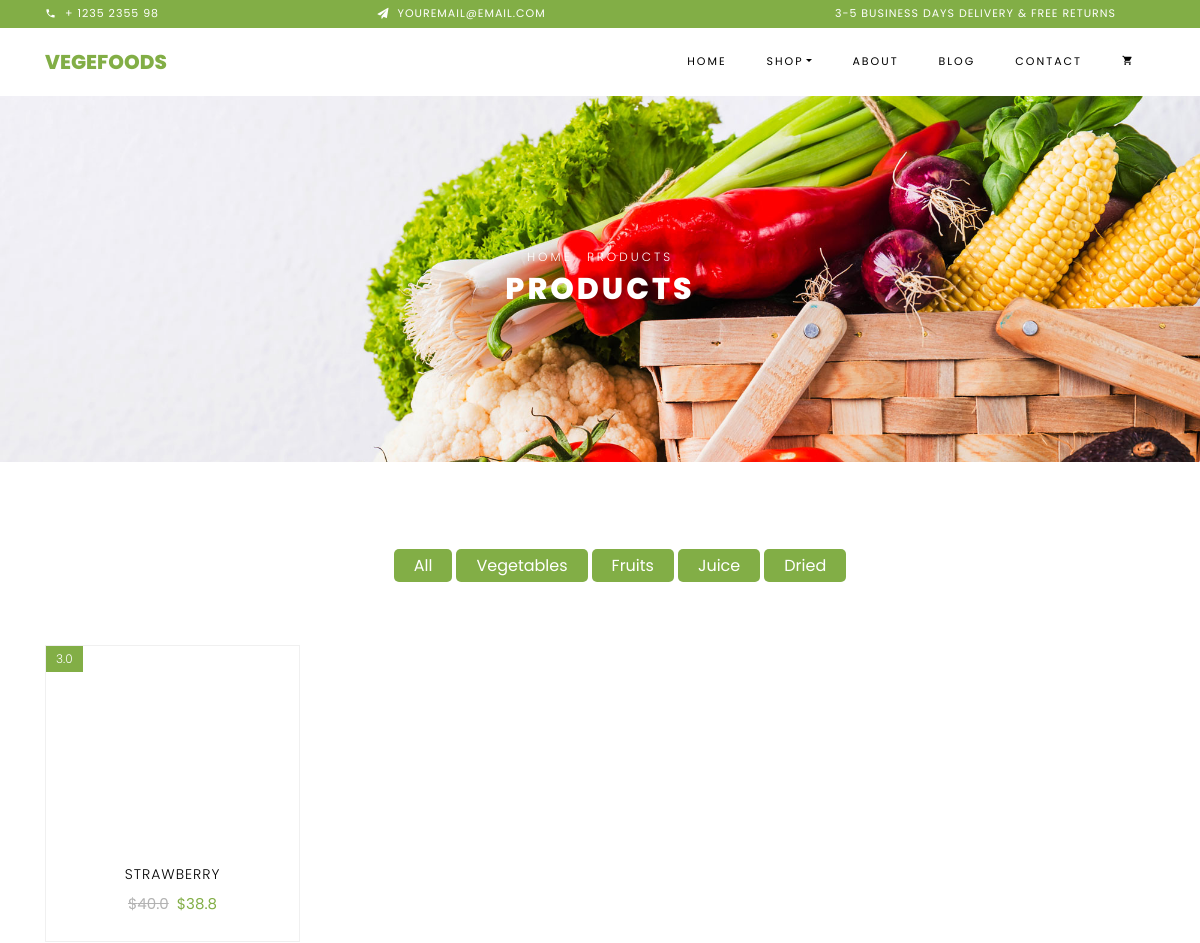
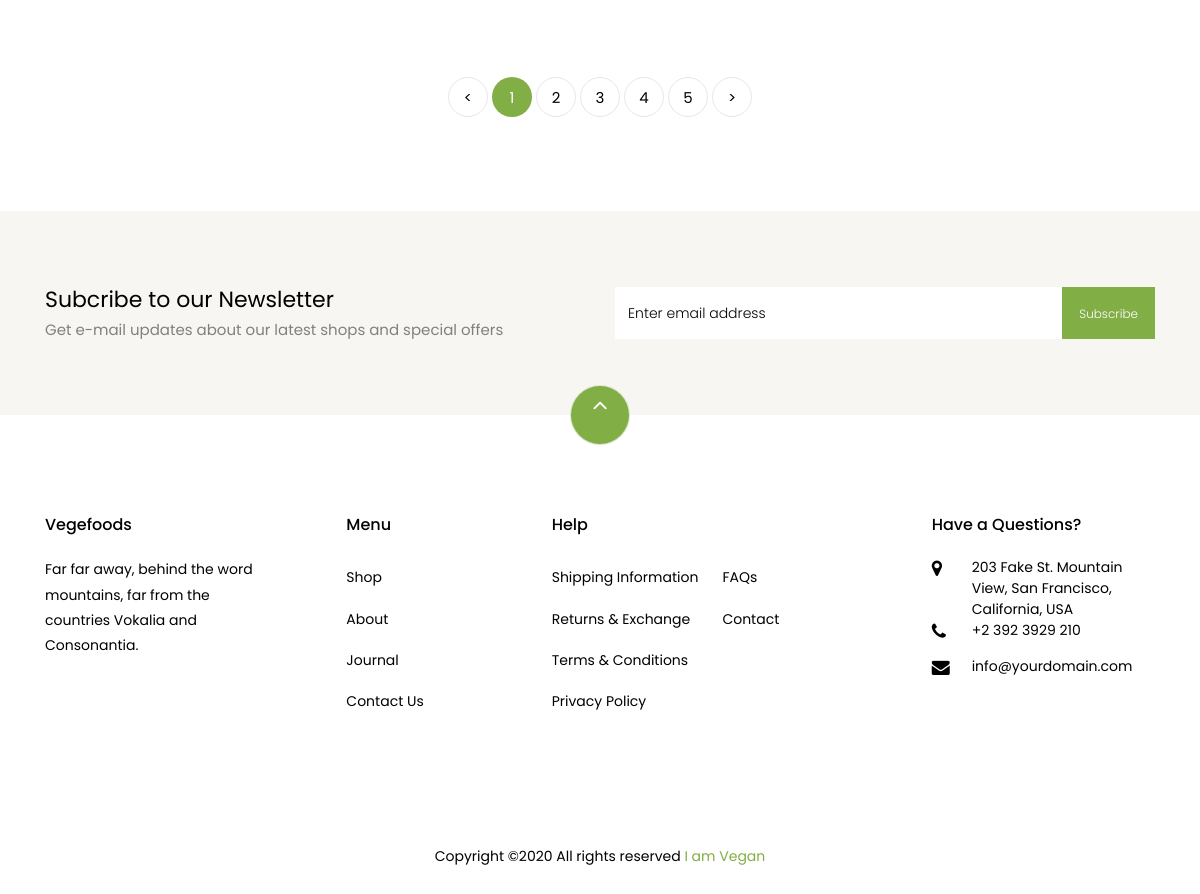
/fruits/, run on the app's committed database (2 pictures, top to bottom).
### iamvegan/models.py (models this page shows)
class Product(models.Model):
    name = models.CharField(max_length=200)
    price = models.FloatField()
    discounted_price = models.FloatField()
    category = models.CharField(max_length=7, choices=CATEGORY_CHOICES)
    label = models.CharField(max_length=10, choices=LABEL_CHOICES)
    image = models.ImageField(upload_to='')
    quantity = models.IntegerField(default=1)
    afterdiscount = ComputedFloatField(default=0, compute_from='calculation1')
    totalprice = ComputedFloatField(default=0, compute_from='calculation2')
    taxes = models.FloatField()
    @property
    def calculation1(self):
        return self.price - (self.discounted_price / 100) * self.price
    @property
    def calculation2(self):
        return self.price * self.quantity + self.taxes

### iamvegan/views.py (the view)
# urls.py: path('fruits/', views.fruits, name='fruits'),
def fruits(request):
    fruit = Product.objects.filter(category='Fruits')
    return render(request, "Iamvegan/fruits.html", {'fruit': fruit})

### templates/Iamvegan/fruits.html (shortened to what this page needs)
{% extends "Iamvegan/basetemplate.html" %}
{% block body %}
    <div class="hero-wrap hero-bread" style="background-image: url('/static/images/bg_1.jpg');">
        <div class="container">
            <div class="row no-gutters slider-text align-items-center justify-content-center">
                <div class="col-md-9 animate text-center">
                    <p class="breadcrumbs"><span class="mr-2"><a href="index.html">Home</a></span> <span>Products</span>
                    </p>
                    <h1 class="mb-0 bread">Products</h1>
                </div>
            </div>
        </div>
    </div>
    <section class="ftco-section">
        <div class="container">
            <div class="row justify-content-center">
                <div class="col-md-10 mb-5 text-center">
                    <ul class="product-category">
                        <li><a href="{% url 'shop' %}" class="active">All</a></li>
                        <li><a href="{% url 'vegetables' %}" class="active">Vegetables</a></li>
                        <li><a href="{% url 'fruits' %}" class="active">Fruits</a></li>
                        <li><a href="{% url 'juices' %}" class="active">Juice</a></li>
                        <li><a href="{% url 'dries' %}" class="active">Dried</a></li>
                    </ul>
                </div>
            </div>
            <div class="row">
                {% for product in fruit %}
                    <div class="col-md-6 col-lg-3 ftco-animate">
                        <div class="product">
                            <a href="{% url 'product' product.id %}" class="img-prod"><img class="img-fluid"
                                <span class="status">{{ product.discounted_price }}</span>
                            </a>
                            <div class="text py-3 pb-4 px-3 text-center">
                                <h3><a href="#">{{ product.name }}</a></h3>
                                <div class="d-flex">
                                    <div class="pricing">
                                        <p class="price"><span class="mr-2 price-dc">${{ product.price }}</span><span
                                                class="price-sale">${{ product.afterdiscount }}</span></p>
                                    </div>
                                </div>
                            </div>
                        </div>
                    </div>
                {% endfor %}
            </div>
            <div class="row mt-5">
                <div class="col text-center">
                    <div class="block-27">
                        <ul>
                            <li><a href="#">&lt;</a></li>
                            <li class="active"><span>1</span></li>
                            <li><a href="#">2</a></li>
                            <li><a href="#">3</a></li>
                            <li><a href="#">4</a></li>
                            <li><a href="#">5</a></li>
                            <li><a href="#">&gt;</a></li>
                        </ul>
                    </div>
                </div>
            </div>
        </div>
    </section>
    <section class="ftco-section ftco-no-pt ftco-no-pb py-5 bg-light">
        <div class="container py-4">
            <div class="row d-flex justify-content-center py-5">
                <div class="col-md-6">
                    <h2 style="font-size: 22px;" class="mb-0">Subcribe to our Newsletter</h2>
                    <span>Get e-mail updates about our latest shops and special offers</span>
                </div>
                <div class="col-md-6 d-flex align-items-center">
                    <form action="#" class="subscribe-form">
                        <div class="form-group d-flex">
                            <input type="text" class="form-control" placeholder="Enter email address">
                            <input type="submit" value="Subscribe" class="submit px-3">
                        </div>
                    </form>
                </div>
            </div>
        </div>
    </section>
{% endblock %}

### data on the page
Product: discounted_price "3.0", name "STRAWBERRY", price "40.0", afterdiscount "38.8"
